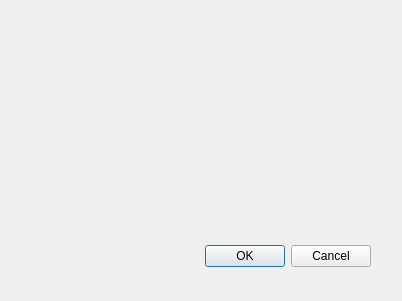
<?xml version="1.0" encoding="UTF-8"?>
<ui version="4.0">
 <class>Dialog</class>
 <widget class="QDialog" name="Dialog">
  <property name="geometry">
   <rect>
    <x>0</x>
    <y>0</y>
    <width>402</width>
    <height>301</height>
   </rect>
  </property>
  <property name="windowTitle">
   <string>Dialog</string>
  </property>
  <widget class="QDialogButtonBox" name="buttonBox">
   <property name="geometry">
    <rect>
     <x>30</x>
     <y>240</y>
     <width>341</width>
     <height>32</height>
    </rect>
   </property>
   <property name="orientation">
    <enum>Qt::Horizontal</enum>
   </property>
   <property name="standardButtons">
    <set>QDialogButtonBox::Cancel|QDialogButtonBox::Ok</set>
   </property>
  </widget>
 </widget>
 <resources/>
 <connections>
  <connection>
   <sender>buttonBox</sender>
   <signal>accepted()</signal>
   <receiver>Dialog</receiver>
   <slot>accept()</slot>
   <hints>
    <hint type="sourcelabel">
     <x>248</x>
     <y>254</y>
    </hint>
    <hint type="destinationlabel">
     <x>157</x>
     <y>274</y>
    </hint>
   </hints>
  </connection>
  <connection>
   <sender>buttonBox</sender>
   <signal>rejected()</signal>
   <receiver>Dialog</receiver>
   <slot>reject()</slot>
   <hints>
    <hint type="sourcelabel">
     <x>316</x>
     <y>260</y>
    </hint>
    <hint type="destinationlabel">
     <x>286</x>
     <y>274</y>
    </hint>
   </hints>
  </connection>
 </connections>
</ui>
